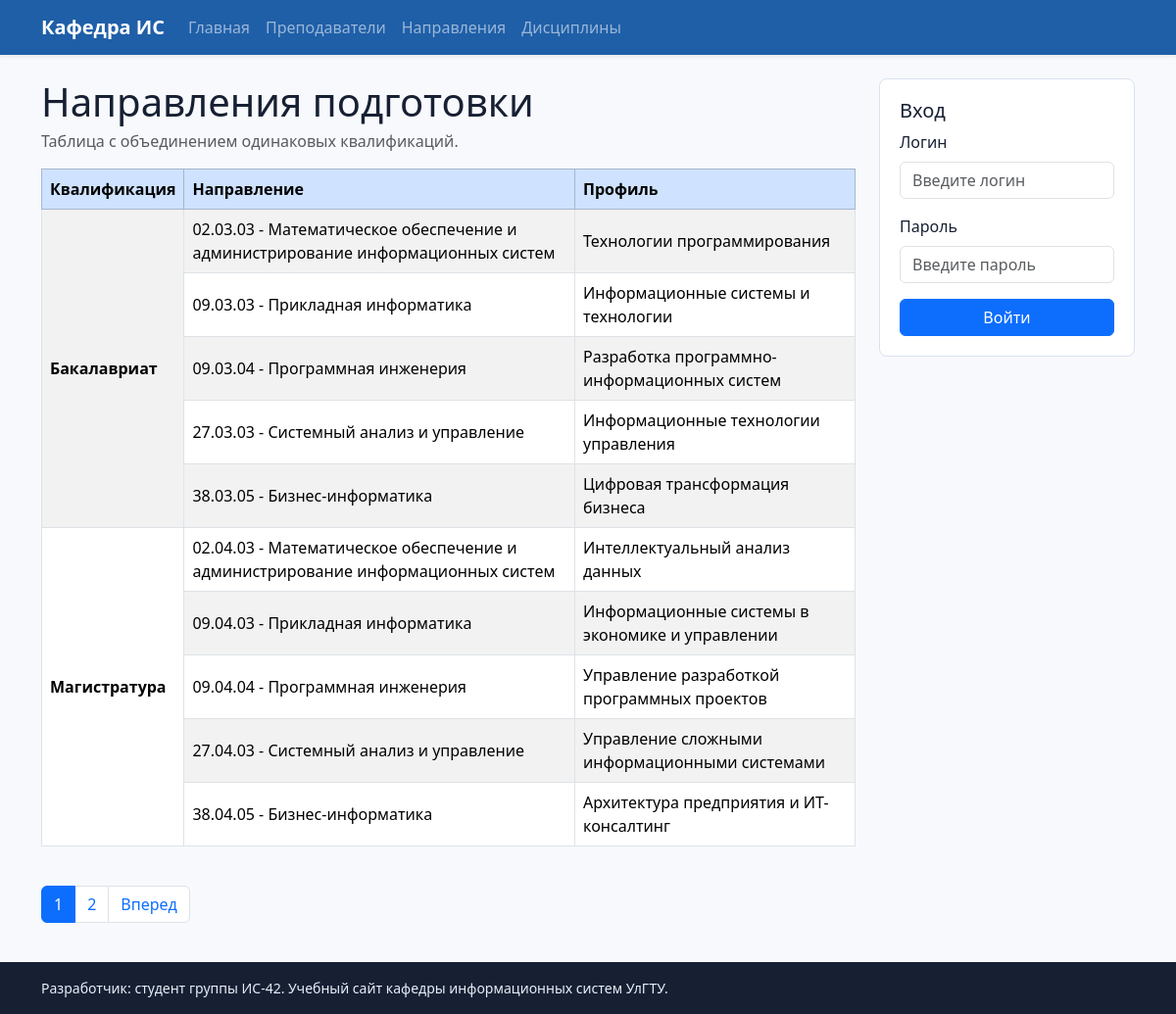
The app's page /directions/ with its own data.
### core/models.py (models this page shows, shortened)
class Direction(models.Model):
    qualification = models.CharField('Квалификация', max_length=80)
    code = models.CharField('Код направления', max_length=20, blank=True)
    name = models.CharField('Направление', max_length=180)
    profile = models.CharField('Профиль', max_length=220)
    class Meta:
        ordering = ['qualification', 'code', 'name', 'profile']
        verbose_name = 'направление подготовки'
        verbose_name_plural = 'направления подготовки'

### core/views.py (the view)
# urls.py: path('directions/', views.direction_list, name='directions'),
def direction_list(request):
    directions = Direction.objects.all()
    paginator = Paginator(directions, 10)
    page_obj = paginator.get_page(request.GET.get('page'))
    counts = Counter(direction.qualification for direction in page_obj.object_list)
    seen = set()
    rows = []
    for direction in page_obj.object_list:
        first_in_group = direction.qualification not in seen
        seen.add(direction.qualification)
        rows.append({
            'direction': direction,
            'show_qualification': first_in_group,
            'rowspan': counts[direction.qualification],
        })
    return render(request, 'core/direction_list.html', auth_context(request) | {
        'title': 'Направления подготовки',
        'page_obj': page_obj,
        'rows': rows,
    })

### core/forms.py
class BootstrapAuthenticationForm(AuthenticationForm):
    username = forms.CharField(
        label='Логин',
        widget=forms.TextInput(attrs={'class': 'form-control', 'placeholder': 'Введите логин'}),
    )
    password = forms.CharField(
        label='Пароль',
        widget=forms.PasswordInput(attrs={'class': 'form-control', 'placeholder': 'Введите пароль'}),
    )

### core/views.py (called while the page is built)
def auth_context(request):
    return {'login_form': BootstrapAuthenticationForm(request)}

### core/templates/core/direction_list.html (shortened to what this page needs)
{% extends 'core/base.html' %}
{% block content %}
<div class="d-flex flex-column flex-md-row justify-content-between gap-3 mb-3">
    <div>
        <h1 class="mb-1">Направления подготовки</h1>
        <p class="text-muted mb-0">Таблица с объединением одинаковых квалификаций.</p>
    </div>
</div>
<div class="table-responsive">
    <table class="table table-bordered table-striped align-middle">
        <thead class="table-primary">
            <tr>
                <th>Квалификация</th>
                <th>Направление</th>
                <th>Профиль</th>
            </tr>
        </thead>
        <tbody>
            {% for row in rows %}
                <tr>
                    {% if row.show_qualification %}
                        <td rowspan="{{ row.rowspan }}" class="fw-semibold">{{ row.direction.qualification }}</td>
                    {% endif %}
                    <td>{% if row.direction.code %}{{ row.direction.code }} - {% endif %}{{ row.direction.name }}</td>
                    <td>{{ row.direction.profile }}</td>
                </tr>
            {% empty %}
                <tr><td colspan="{% if user.is_staff %}4{% else %}3{% endif %}">Направления не найдены.</td></tr>
            {% endfor %}
        </tbody>
    </table>
</div>
{% include 'core/pagination.html' %}
{% endblock %}

### core/static/core/styles.css (style rules this page uses)
:root { --dept-blue: #1f5fa8; --dept-ink: #172033; --dept-line: #d9e2ef; --dept-soft: #f4f7fb; }
html, body { height: 100%; }
body { background: #f7f9fc; color: var(--dept-ink); }

### records on screen
Direction: direction.qualification "Бакалавриат", direction.code "02.03.03", direction.name "Математическое обеспечение и администрирование информационных систем", direction.profile "Технологии программирования"
Direction: direction.code "09.03.03", direction.name "Прикладная информатика", direction.profile "Информационные системы и технологии"
Direction: direction.code "09.03.04", direction.name "Программная инженерия", direction.profile "Разработка программно-информационных систем"
Direction: direction.code "27.03.03", direction.name "Системный анализ и управление", direction.profile "Информационные технологии управления"
Direction: direction.code "38.03.05", direction.name "Бизнес-информатика", direction.profile "Цифровая трансформация бизнеса"
Direction: direction.qualification "Магистратура", direction.code "02.04.03", direction.name "Математическое обеспечение и администрирование информационных систем", direction.profile "Интеллектуальный анализ данных"
Direction: direction.code "09.04.03", direction.name "Прикладная информатика", direction.profile "Информационные системы в экономике и управлении"
Direction: direction.code "09.04.04", direction.name "Программная инженерия", direction.profile "Управление разработкой программных проектов"
Direction: direction.code "27.04.03", direction.name "Системный анализ и управление", direction.profile "Управление сложными информационными системами"
Direction: direction.code "38.04.05", direction.name "Бизнес-информатика", direction.profile "Архитектура предприятия и ИТ-консалтинг"

### other values on screen
{{ number }} "1" "2"
